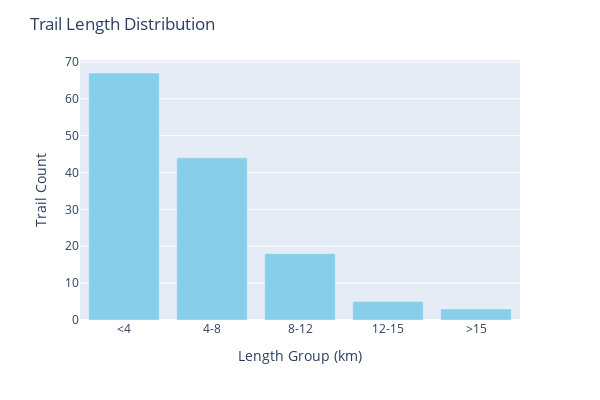

Write notebook code for a chart like this one.
### Code cell
# Create database connection
conn = sqlite3.connect('data/hiking.db')

query = "SELECT length FROM Trail"
trail = pd.read_sql_query(query, conn)

conn.close()

# Define the group boundaries
bins = [0, 4, 8, 12, 15, float('inf')]
labels = ['<4', '4-8', '8-12', '12-15', '>15']

# Group the data
trail['group'] = pd.cut(trail['length'], bins=bins, labels=labels, right=False)

# Calculate the count for each group
group_counts = trail['group'].value_counts().sort_index().reset_index()
group_counts.columns = ['labels', 'group_counts']

# Create the bar chart
fig = px.bar(group_counts, x='labels', y='group_counts', color_discrete_sequence=['skyblue'])
fig.update_layout(title='Trail Length Distribution', 
                  xaxis_title='Length Group (km)', 
                  yaxis_title='Trail Count', 
                  width=600,
                  height=400)
fig.show()

### Figure 1 — Plotly figure (JSON) as saved in the notebook; plotly's stock layout.template omitted (floating-point values rounded to 4 significant figures)
{"data": [{"alignmentgroup": "True", "hovertemplate": "labels=%{x}<br>group_counts=%{y}<extra></extra>", "legendgroup": "", "marker": {"color": "skyblue", "pattern": {"shape": ""}}, "name": "", "offsetgroup": "", "orientation": "v", "showlegend": false, "textposition": "auto", "type": "bar", "x": ["<4", "4-8", "8-12", "12-15", ">15"], "xaxis": "x", "y": [67, 44, 18, 5, 3], "yaxis": "y"}], "layout": {"barmode": "relative", "height": 400, "legend": {"tracegroupgap": 0}, "margin": {"t": 60}, "title": {"text": "Trail Length Distribution"}, "width": 600, "xaxis": {"anchor": "y", "domain": [0, 1], "title": {"text": "Length Group (km)"}}, "yaxis": {"anchor": "x", "domain": [0, 1], "title": {"text": "Trail Count"}}}}
